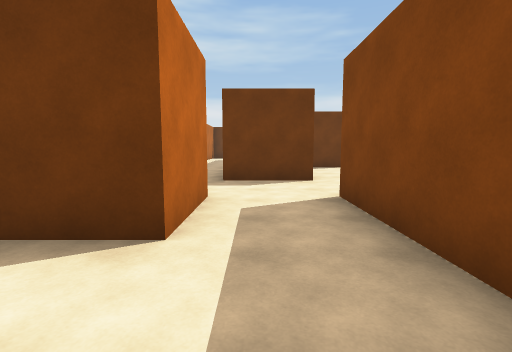
[1] (above)

24 first-person views from a walk through a Unity game level. The camera is 1.5 m above the floor, tilts 6° down and sees 85° across. The floor is counted in squares, 2 m on a side. Each view is taken from the middle of a square. On the plan, view 1 faces up. The plan holds only what a view shows up to about 10 squares ahead; the rest is blank. The place goes on beyond the plan. The player character is not drawn.

[2]
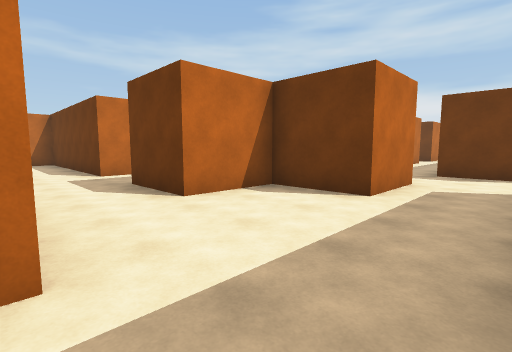

[3]
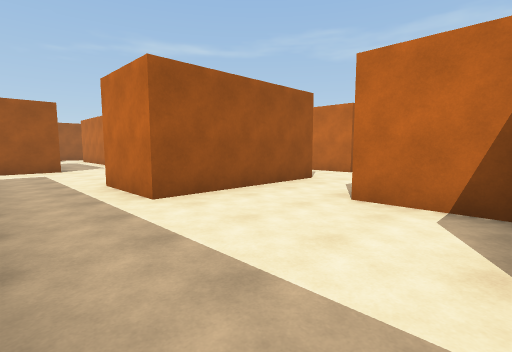

[4]
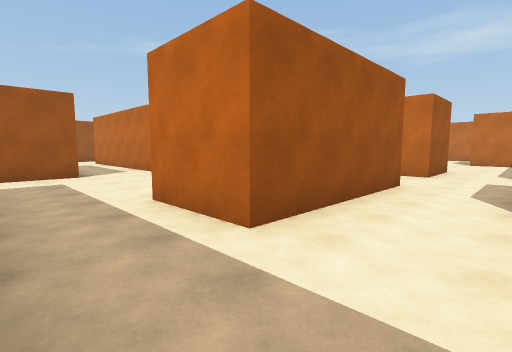

[5]
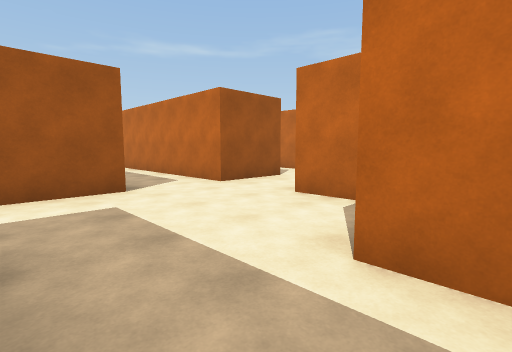

[6]
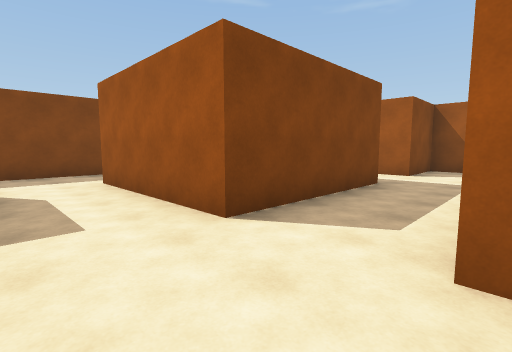

[7]
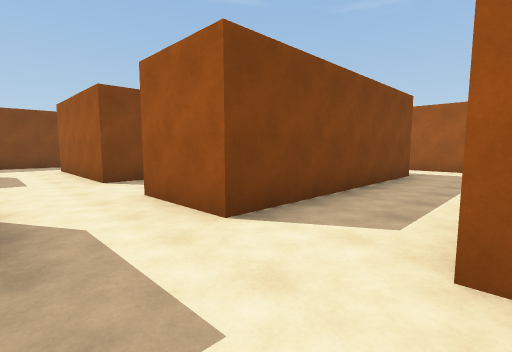

[8]
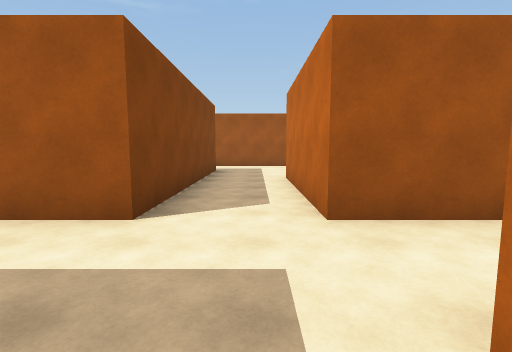

[9]
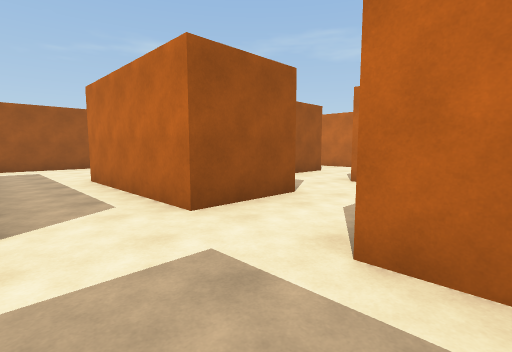

[10]
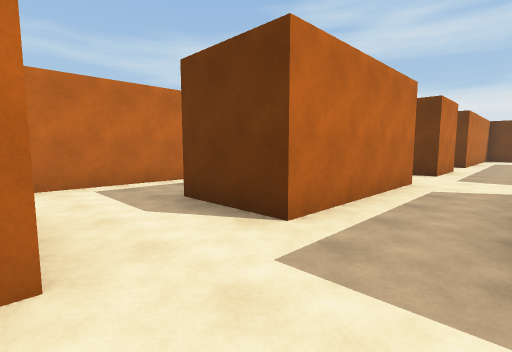

[11]
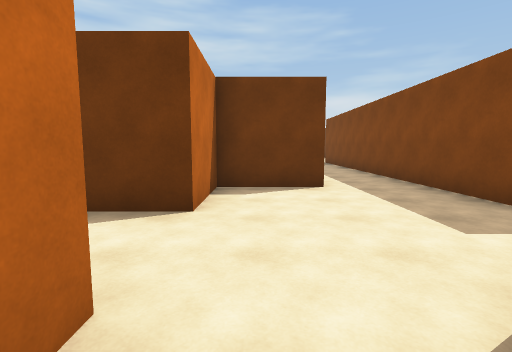

[12]
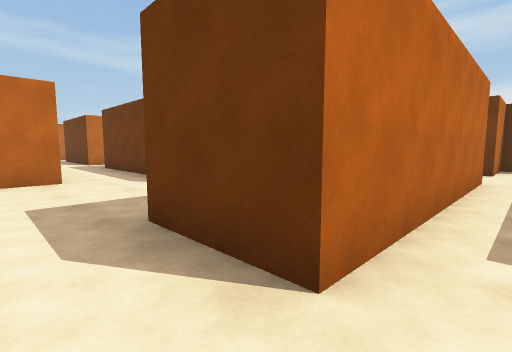

[13]
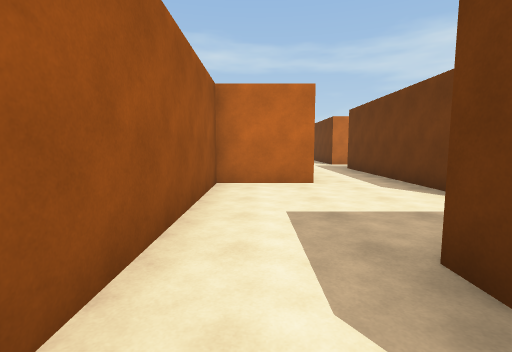

[14]
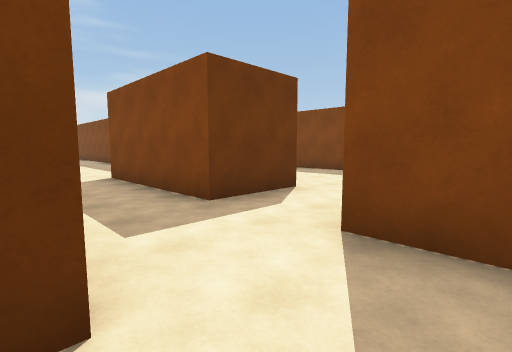

[15]
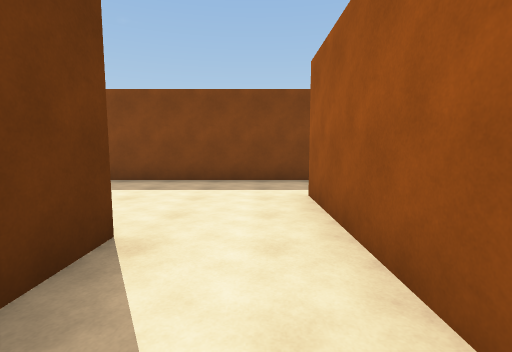

[16]
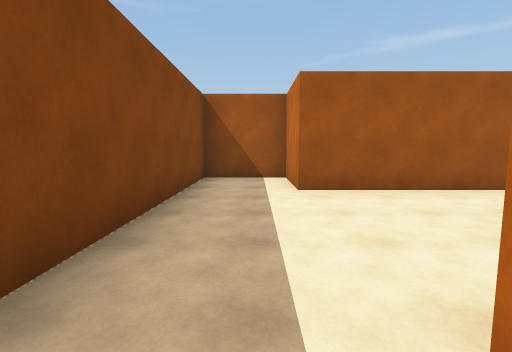

[17]
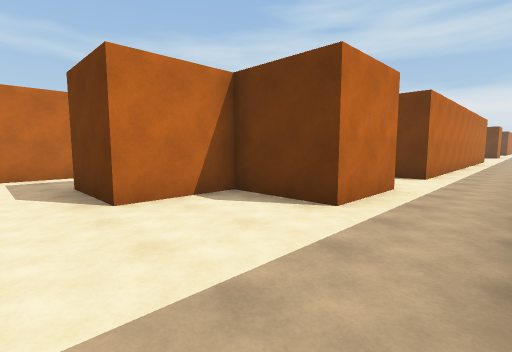

[18]
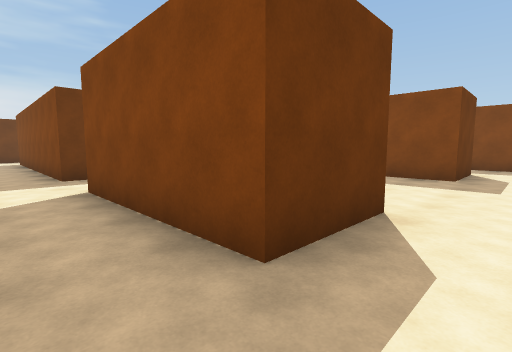

[19]
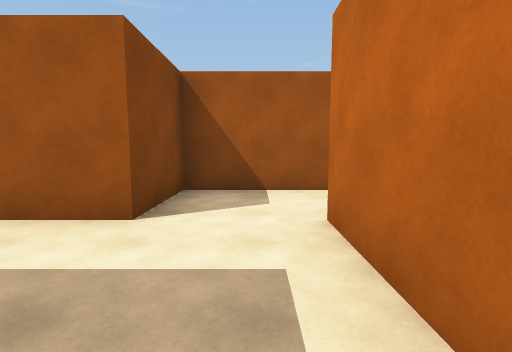

[20]
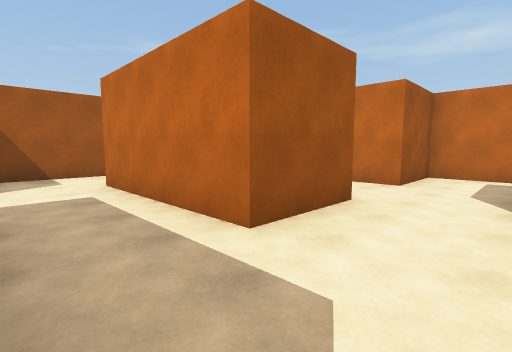

[21]
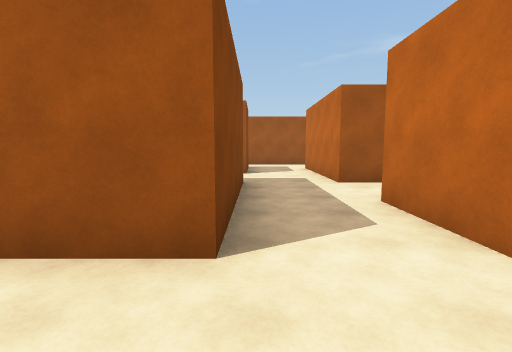

[22]
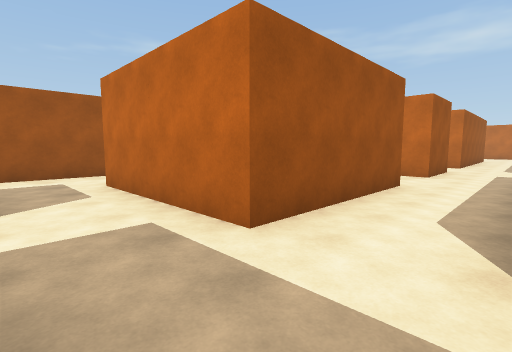

[23]
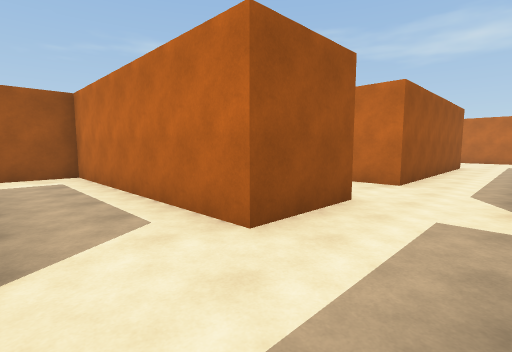

[24]
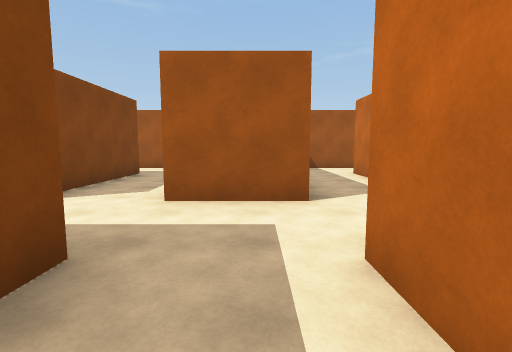

### Floor plan
Ten units are one square. View 1 is at (0, 0); x grows to the right and y downward. Boxes are objects, and circles mark ways between rooms. Rooms are numbered by the first view taken in them; rooms with no view inside come last. Other rooms are left out.
<svg viewBox="-280 -47 338 210">
<path fill="none" stroke="#000" d="M13 15 13 -42M-7 -42 -7 -22 -27 -22 -27 -2M-25 18 -7 18M-27 78 -27 138M13 118 -7 118 -7 78 33 78M33 58 13 58 13 15M-7 18 -7 38 -27 38 -27 58M-16 158 -7 158 -7 138 16 138M-67 78 -67 119M-27 58 -47 58 -47 18 -25 18M-67 18 -67 58M-27 138 -47 138 -47 78 -27 78M-27 -2 -47 -2 -47 -26M-87 138 -87 158 -38 158M-67 -22 -67 -2M-107 55 -107 79M-67 58 -88 58M-104 98 -87 98 -87 78 -67 78M33 78 33 98 13 98 13 118M16 138 33 138 33 158 53 158 53 75M-187 78 -147 78 -147 119M-207 59 -207 53M-167 23 -167 38 -147 38 -147 59M-127 75 -127 38 -107 38 -107 55M-127 98 -104 98M-227 46 -227 59M-227 78 -207 78 -207 138 -179 138M-187 119 -187 86M-154 138 -132 138M-247 107 -247 119M-88 18 -67 18M-275 78 -247 78 -247 89M-76 118 -128 118M-67 -2 -110 -2"/>
<circle cx="5" cy="25" r="3" fill="#2a7"/>
<circle cx="-35" cy="5" r="3" fill="#2a7"/>
<circle cx="-35" cy="145" r="3" fill="#2a7"/>
<circle cx="-35" cy="65" r="3" fill="#2a7"/>
<circle cx="5" cy="125" r="3" fill="#2a7"/>
<circle cx="-75" cy="65" r="3" fill="#2a7"/>
<circle cx="-75" cy="5" r="3" fill="#2a7"/>
<circle cx="-80" cy="125" r="3" fill="#2a7"/>
<circle cx="-115" cy="85" r="3" fill="#2a7"/>
<circle cx="-95" cy="45" r="3" fill="#2a7"/>
<text x="0" y="-10">1</text>
<text x="-10" y="80">2</text>
<text x="-50" y="70">3</text>
<text x="-90" y="70">4</text>
<text x="40" y="110">5</text>
<text x="-170" y="60">6</text>
</svg>
Room 1 opens to room 2. Room 1 opens to room 3. Room 2 opens to room 3. Room 2 opens to room 5. Room 3 opens to room 4. Room 3 opens to room 6. Room 4 opens to room 6.

Where each view was taken, in squares from view 1:
view 1: 0 up, 0 right, facing up
view 2: 2 down, 1 right, facing up-left
view 3: 2 up, 1 right, facing down-left
view 4: 0 up, 1 right, facing down-left
view 5: 3 down, 1 right, facing down-left
view 6: 6 down, 3 left, facing down-right
view 7: 6 down, 7 left, facing down-right
view 8: 5 down, 6 left, facing down
view 9: 5 down, 5 left, facing down-left
view 10: 8 down, 5 left, facing up-left
view 11: 9 down, 2 left, facing up
view 12: 15 down, 2 left, facing up-left
view 13: 15 down, 3 left, facing left
view 14: 15 down, 3 left, facing up-right
view 15: 13 down, 1 left, facing right
view 16: 9 down, 4 right, facing down
view 17: 13 down, 5 right, facing up-left
view 18: 7 down, 6 left, facing up-right
view 19: 5 down, 10 left, facing down
view 20: 2 down, 9 left, facing down-left
view 21: 2 down, 13 left, facing down
view 22: 6 down, 13 left, facing down-left
view 23: 6 down, 19 left, facing down-left
view 24: 4 down, 22 left, facing down
